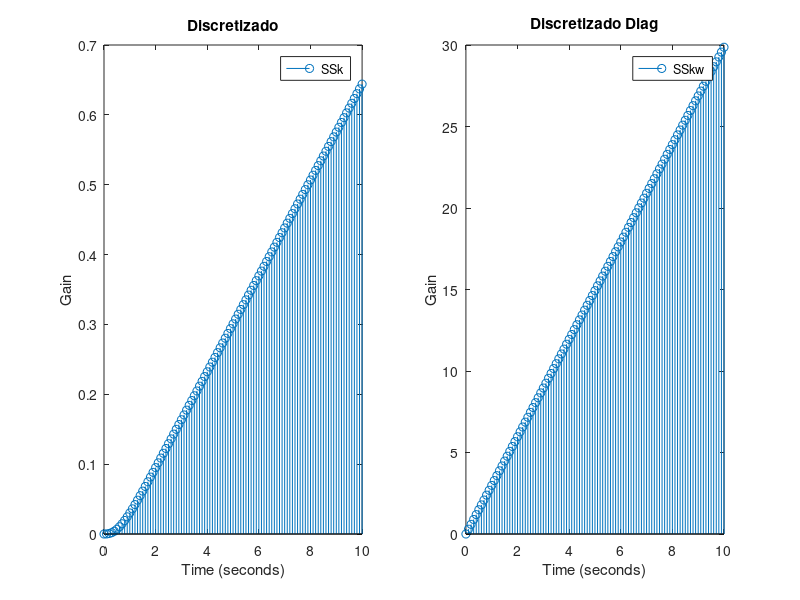

MATLAB code for this plot: (Note: this script raises an error after producing the figure.)
% parte 2, trab cdsd
close all
clc
clear

w = 0.9982;
Tau_alpha = 8.1053;
Tsampling = Tau_alpha/10;
z = 4.8715;
sin_freq = 2;

dK = 0.1;
ksimtime = 10;
k = 0:dK:ksimtime;

dT = 0.01;
tsimtime = 10;
t = 0:dT:tsimtime;

s=tf('s');
num = [w^2*Tau_alpha w^2];
den = [1, 2*z*w, w^2];

uk_impulse = [ones(2,1) zeros(2, length(k)-1)];
stepAmplitude = 1;
uk_step = stepAmplitude .* ones(2,length(k));
uk_ramp = repmat(linspace(0,stepAmplitude*10,length(k)), 2, 1);
uk_sin = repmat(stepAmplitude + stepAmplitude * sin(k*sin_freq),2,1);

ut_impulse = [ones(1,1) zeros(1, length(t)-1)];
ut_step = stepAmplitude .* ones(1,length(t));
ut_ramp = linspace(0,stepAmplitude*10,length(t));
ut_sin = stepAmplitude + stepAmplitude * sin(t*sin_freq);

us_impulse = 1;
us_step=1/s;
us_ramp=1/s^2;
us_sin=stepAmplitude*sin_freq/(s^2+sin_freq^2);%sinusoidal

a1=2*z*w; a2=w^2; b1=w^2*Tau_alpha; b2=w^2;

% SS k
Ak = [0 1; (-1-Tsampling*a1-Tsampling^2*a2) (2-Tsampling*a1)];
Bk = [0 0; (Tsampling^2*b2-Tsampling*b1) (Tsampling*b1)];
Ck = [1 0; 0 0];
Dk = zeros(2);
sysSSk = ss(Ak,Bk,Ck,Dk);
[ySSk, kSSk] = lsim(sysSSk, uk_ramp, k);
subplot(1,2,1)
stem(kSSk,ySSk(:,1),'LineWidth',0.1)
legend("SSk")
title("Discretizado")
ylabel("Gain")
xlabel("Time (seconds)")
hold on;

% SS k DiAag
[Pk,Dk]=eig(-1.*Ak);
Akw = Pk*Ak*(Pk^(-1));
Bkw = Pk*Bk;
Ckw = Ck*(Pk^(-1));
Dkw = Dk;
sysSSkw = ss(Akw,Bkw,Ckw,Dkw);
[ySSkw, kSSkw] = lsim(sysSSkw, uk_ramp, k);
subplot(1,2,2)
stem(kSSkw,ySSkw(:,1),'LineWidth',0.1)
legend("SSkw")
title("Discretizado Diag")
ylabel("Gain")
xlabel("Time (seconds)")
hold on;

sgtitle('Resposta a Rampa SSk vs SSkw')



